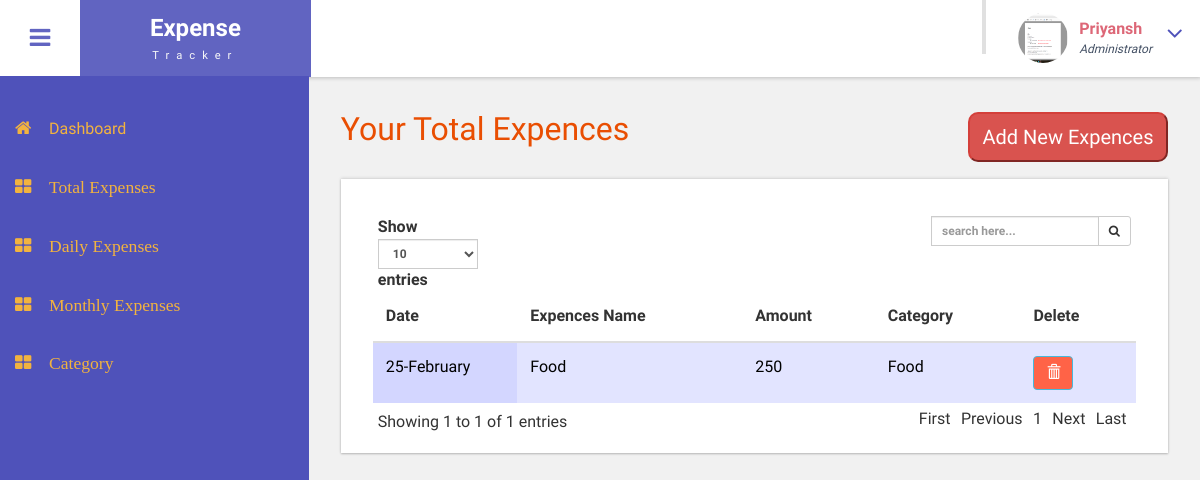
The app's page /dailyExpences.php (signed in) with its own data.
### tables this page shows
CREATE TABLE IF NOT EXISTS `user_tbl` (
  `user_id` int(11) NOT NULL AUTO_INCREMENT,
  `user_name` varchar(20) NOT NULL,
  `user_email` varchar(50) NOT NULL,
  `user_password` varchar(20) NOT NULL,
  `user_photo` varchar(50) NOT NULL,
  `user_gender` varchar(10) NOT NULL,
  PRIMARY KEY (`user_id`),
  UNIQUE KEY `user_email` (`user_email`)
);

CREATE TABLE IF NOT EXISTS `expences_tbl` (
  `expences_id` int(11) NOT NULL AUTO_INCREMENT,
  `expences_name` varchar(20) NOT NULL,
  `fk_cat_id` int(5) NOT NULL,
  `fk_user_id` int(5) NOT NULL,
  `expences_amnt` int(5) NOT NULL,
  `day` int(5) NOT NULL,
  `month` varchar(20) NOT NULL,
  PRIMARY KEY (`expences_id`)
);

CREATE TABLE IF NOT EXISTS `cat_tbl` (
  `cat_id` int(10) NOT NULL AUTO_INCREMENT,
  `cat_name` varchar(20) NOT NULL,
  PRIMARY KEY (`cat_id`)
);

### database.php (called while the page is built, shortened)
<?php
class Database
{
	private static $host='localhost';
	private static $uname='root';
	private static $pwd='';
	private static $con=NULL;
	public static function connect()
	{
		self::$con=mysql_connect(self::$host,self::$uname,self::$pwd);
		return self::$con;
	}
	public function getUserByEmail($email)
	{		$con=database::connect();
			$res=mysql_query("select * from user_tbl where user_email='$email'",$con);
			return $res;
	}
	public function listAllByDay($email,$day)
	{		$con=database::connect();
			$res=mysql_query("SELECT u.*,c.*,e.* from user_tbl as u,expences_tbl as e,cat_tbl as c where c.cat_id=e.fk_cat_id and u.user_id=e.fk_user_id and user_email='$email' and e.day='$day'",$con);
			return $res;
	}
}
?>

### dailyExpences.php (the view, shortened to what this page needs)
<!DOCTYPE HTML>
<html>
<head>
<link href="css/bootstrap.css" rel='stylesheet' type='text/css' />
<link href="css/style.css" rel='stylesheet' type='text/css' />
<link href="css/font-awesome.css" rel="stylesheet">
<link href="css/animate.css" rel="stylesheet" type="text/css" media="all">
<link href="css/custom.css" rel="stylesheet">
<link href="css/jquery.dataTables_themeroller.css" rel="stylesheet">
</head>
<body class="cbp-spmenu-push">
	<div class="main-content">
		<?php
			include('sidebar.php');
		?>
		<?php
			include('header.php');
		?>
		<div id="page-wrapper">
			<div class="main-page">
				<div class="tables">
					<h3 class="title1">Your Total Expences
						<a href="addExpences.php"><input style="height:50px; width:200px; border-radius:10px; font-size:20px; float:right;" type="button" value="Add New Expences" title="Add New Expences" class="btn-danger" title="Add New Expences"></a>
					</h3>
					<div class="bs-example widget-shadow" data-example-id="hoverable-table">
						<table id ="dataTable" class="table table-hover" >
							<thead>
								<tr>
									<th>Date</th>
									<th>Expences Name</th>
									<th>Amount</th>
									<th>Category</th>
									<th>Delete</th>
								</tr>
							</thead>
							<tbody>
								<?php
									$day=(int)date("d");
									$obj=new Database();
									$res=$obj->listAllByDay($email,$day);
									while($row=mysql_fetch_assoc($res))
									{
										echo '<tr>';
										echo '<td><font size="3" color="black">'.$row["day"].'-'.$row["month"].   '</font>';
										echo '<td><font size="3" color="black">'.$row["expences_name"].'</font>';
										echo '<td><font size="3" color="black">'.$row["expences_amnt"].'</font>';
										echo '<td><font size="3" color="black">'.$row["cat_name"].'</font>';
										echo '<td><a href="expencedel.php?id='.$row["expences_id"].'"><button style="background-color: #FF6347" type="button" class="btn btn-info" aria-label="Left Align"><span class="glyphicon glyphicon-trash" aria-hidden="true"></span></button></a></td>';
										echo '</tr>';
									}
								?>
							</tbody>
						</table>
					</div>
				</div>
			</div>
		</div>
	</div>
</body>
</html>

### header.php (shortened to what this page needs)
<?php
	if(isset($_SESSION["email"])=="")
	{
		header('Location:index.php');
	}
	else
	{
		$email=$_SESSION["email"];
	}
	require 'database.php';
	$obj=new database();
?>
									<?php
										$res1=$obj->getUserByEmail($email);
										$cnt=mysql_num_rows($res1);
										if($cnt==1)
										{
											while($row=mysql_fetch_assoc($res1))
											{
												$photo=$row["user_photo"];
												$name=$row["user_name"];
											}
										}
									?>
		<div class="sticky-header header-section ">
			<div class="header-left">
				<button id="showLeftPush"><i class="fa fa-bars"></i></button>
				<div class="logo">
					<a href="home.php">
						<h1>Expense</h1>
						<span>&nbsp;&nbsp;Tracker&nbsp;&nbsp;</span>
					</a>
				</div>
			</div>
			<div class="header-right">
				<div class="profile_details_left">
					<?php
						include('notification.php');
					?>
				<div class="profile_details">
					<ul>
						<li class="dropdown profile_details_drop">
							<a href="#" class="dropdown-toggle" data-toggle="dropdown" aria-expanded="false">
								<div class="profile_img">
									<span class="prfil-img">
										<img height=50 width=50 alt="" style="border-radius: 50px;" src="<?php echo $photo;?>">
									</span>
									<div class="user-name">
										<p><?php echo $name;?></p>
										<span>Administrator</span>
									</div>
									<i class="fa fa-angle-down lnr"></i>
									<div class="clearfix"></div>
								</div>
							</a>
						</li>
					</ul>
				</div>
				<div class="clearfix"> </div>
			</div>
			<div class="clearfix"> </div>
		</div>

### css/style.css (style rules this page uses)
h4, h5, h6, h1, h2, h3 { margin: 0; }
ul, ol { margin: 0; }
p { margin: 0; }
html, body { font-family: 'Roboto Condensed', sans-serif; font-size: 100%; overflow-x: hidden; background: #fff; }
body a { transition: 0.5s all ease; -webkit-transition: 0.5s all ease; -moz-transition: 0.5s all ease; -o-transition: 0.5s all ease; -ms-transition: 0.5s all ease; text-decoration:none; }
h1,h2,h3,h4,h5,h6 { margin:0; }
p { margin:0; }
ul,label { margin:0; padding:0; }
.main-content { position: relative; }
.sticky-header { position: fixed; top: 0; left:0px; width: 100%; z-index: 100; }
.header-section { background:#FFF; box-shadow: 1px 1px 4px rgba(0, 0, 0, 0.21); -webkit-box-shadow: 1px 1px 4px rgba(0, 0, 0, 0.21); -moz-box-shadow: 1px 1px 4px rgba(0, 0, 0, 0.21); -o-box-shadow: 1px 1px 4px rgba(0, 0, 0, 0.21); }
.header-section::after { clear: both; display: block; content: ''; }
.header-left { float: left; width: 45%; }
.header-right { float: right; }
button#showLeftPush { font-size: 1.5em; width: 80px; padding: 0.87em 0; text-align: center; cursor: pointer; float: left; color: #6F6F6F; -moz-transition: all 0.2s ease-out 0s; -webkit-transition: all 0.2s ease-out 0s; transition: all 0.2s ease-out 0s; border: none; background-color: #fff; outline:none; }
.cbp-spmenu-push { overflow-x: hidden; position: relative; }
.cbp-spmenu, .cbp-spmenu-push { -webkit-transition: all 0.3s ease; -moz-transition: all 0.3s ease; transition: all 0.3s ease; }
.cbp-spmenu-push div#page-wrapper { margin: 0 0 0 19.3em; transition:.5s all; -webkit-transition:.5s all; -moz-transition:.5s all; }
.fa { display: inline-block; font-family: FontAwesome; font-style: normal; font-weight: normal; line-height: 1; -webkit-font-smoothing: antialiased; -moz-osx-font-smoothing: grayscale; }
.logo { background: #6164C1; text-align: center; float: left; }
.logo a { padding: 0.9em 3.3em .7em; display: block; text-decoration: none; }
.logo a h1 { color: #fff; font-size: 1.5em; line-height: 1.2em; font-weight: 700; }
.logo a span { color: #F8F8F8; font-size: .7em; text-align: center; letter-spacing: 7px; }
.profile_details_left { float: left; }
.profile_details { float: right; }
.profile_details_drop a.dropdown-toggle { display:block; padding: 0.8em 3em 0 2em; }
.profile_img span.prfil-img { float:left; }
.user-name { float:left; margin-top:8px; margin-left:11px; height:35px; }
.profile_details ul li { list-style-type:none; position:relative; }
.profile_details li a i.fa.lnr { position: absolute; top: 34%; right: 8%; color: #4F52BA; font-size: 1.6em; }
.user-name p { font-size:1em; color:#DD6777; line-height:1em; font-weight:700; }
.user-name span { font-size: .75em; font-style: italic; color: #424f63; font-weight: normal; margin-top: .3em; }
.widget-shadow { background-color: #fff; box-shadow: 0 -1px 3px rgba(0,0,0,.12),0 1px 2px rgba(0,0,0,.24); -webkit-box-shadow: 0 -1px 3px rgba(0,0,0,.12),0 1px 2px rgba(0,0,0,.24); -moz-box-shadow: 0 -1px 3px rgba(0,0,0,.12),0 1px 2px rgba(0,0,0,.24); }
h3.title1 { font-size: 2em; color: #e94e02; margin-bottom: 0.8em; }
.table > thead > tr > th, .table > tbody > tr > th, .table > tfoot > tr > th, .table > thead > tr > td, .table > tbody > tr > td, .table > tfoot > tr > td { border-top: none; }
.tables .panel-body ,.tables .bs-example { padding: 2em 2em 2.5em; }
.tables .table > thead > tr > th, .tables .table > tbody > tr > th, .tables .table > tfoot > tr > th, .tables .table > thead > tr > td, .tables .table > tbody > tr > td, .tables .table > tfoot > tr > td { padding: 13px; border-top: 1px solid #E0E0E0; }
.bs-example { margin-top: 2em; }

### css/custom.css (style rules this page uses)
#page-wrapper { padding:7em 2em 2.5em; background-color: #F1F1F1; }

### records on screen
user_tbl: user_photo (picture), user_name "Priyansh", expences_tbl.day "25", expences_tbl.month "February", expences_tbl.expences_name "Food", expences_tbl.expences_amnt "250", cat_tbl.cat_name "Food"
